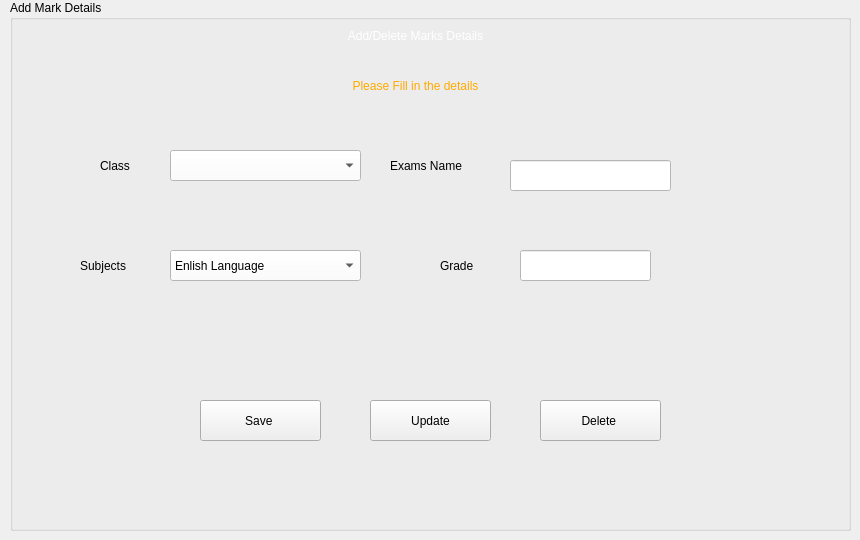
    <widget class="QWidget" name="tab_4">
     <attribute name="title">
      <string>marks</string>
     </attribute>
     <widget class="QGroupBox" name="groupBox">
      <property name="geometry">
       <rect>
        <x>10</x>
        <y>0</y>
        <width>841</width>
        <height>531</height>
       </rect>
      </property>
      <property name="title">
       <string>Add Mark Details</string>
      </property>
      <widget class="QLabel" name="label_21">
       <property name="geometry">
        <rect>
         <x>260</x>
         <y>20</y>
         <width>291</width>
         <height>31</height>
        </rect>
       </property>
       <property name="styleSheet">
        <string notr="true">
font: 900 16pt &quot;Poppins Black&quot;;
color: rgb(255, 255, 255);</string>
       </property>
       <property name="text">
        <string>Add/Delete Marks Details</string>
       </property>
       <property name="alignment">
        <set>Qt::AlignCenter</set>
       </property>
      </widget>
      <widget class="QComboBox" name="comboBox_3">
       <property name="geometry">
        <rect>
         <x>160</x>
         <y>150</y>
         <width>191</width>
         <height>31</height>
        </rect>
       </property>
       <property name="styleSheet">
        <string notr="true">background-color: rgb(255, 255, 255);</string>
       </property>
       <property name="placeholderText">
        <string>chose your class</string>
       </property>
       <item>
        <property name="text">
         <string>Creche</string>
        </property>
       </item>
       <item>
        <property name="text">
         <string>Nursery 1</string>
        </property>
       </item>
       <item>
        <property name="text">
         <string>Nursery 2</string>
        </property>
       </item>
       <item>
        <property name="text">
         <string>Kindergarten 1</string>
        </property>
       </item>
       <item>
        <property name="text">
         <string>Kindargarten 2</string>
        </property>
       </item>
       <item>
        <property name="text">
         <string>Class 1</string>
        </property>
       </item>
       <item>
        <property name="text">
         <string>Class 2</string>
        </property>
       </item>
       <item>
        <property name="text">
         <string>Class 3</string>
        </property>
       </item>
       <item>
        <property name="text">
         <string>Class 4</string>
        </property>
       </item>
       <item>
        <property name="text">
         <string>Class 5</string>
        </property>
       </item>
       <item>
        <property name="text">
         <string>Class 6</string>
        </property>
       </item>
       <item>
        <property name="text">
         <string>JHS 1</string>
        </property>
       </item>
       <item>
        <property name="text">
         <string>JHS 2</string>
        </property>
       </item>
       <item>
        <property name="text">
         <string>JHS 3</string>
        </property>
       </item>
      </widget>
      <widget class="QLineEdit" name="lineEdit_6">
       <property name="geometry">
        <rect>
         <x>500</x>
         <y>160</y>
         <width>161</width>
         <height>31</height>
        </rect>
       </property>
       <property name="styleSheet">
        <string notr="true">background-color: rgb(255, 255, 255);</string>
       </property>
      </widget>
      <widget class="QLabel" name="label_22">
       <property name="geometry">
        <rect>
         <x>90</x>
         <y>150</y>
         <width>51</width>
         <height>31</height>
        </rect>
       </property>
       <property name="styleSheet">
        <string notr="true">font: 700 12pt &quot;Segoe UI&quot;;</string>
       </property>
       <property name="text">
        <string>Class</string>
       </property>
      </widget>
      <widget class="QLabel" name="label_23">
       <property name="geometry">
        <rect>
         <x>380</x>
         <y>150</y>
         <width>101</width>
         <height>31</height>
        </rect>
       </property>
       <property name="styleSheet">
        <string notr="true">font: 700 12pt &quot;Segoe UI&quot;;</string>
       </property>
       <property name="text">
        <string>Exams Name</string>
       </property>
      </widget>
      <widget class="QLabel" name="label_24">
       <property name="geometry">
        <rect>
         <x>70</x>
         <y>250</y>
         <width>71</width>
         <height>31</height>
        </rect>
       </property>
       <property name="styleSheet">
        <string notr="true">font: 700 12pt &quot;Segoe UI&quot;;</string>
       </property>
       <property name="text">
        <string>Subjects</string>
       </property>
      </widget>
      <widget class="QLineEdit" name="lineEdit_19">
       <property name="geometry">
        <rect>
         <x>510</x>
         <y>250</y>
         <width>131</width>
         <height>31</height>
        </rect>
       </property>
       <property name="styleSheet">
        <string notr="true">background-color: rgb(255, 255, 255);</string>
       </property>
      </widget>
      <widget class="QLabel" name="label_33">
       <property name="geometry">
        <rect>
         <x>430</x>
         <y>250</y>
         <width>51</width>
         <height>31</height>
        </rect>
       </property>
       <property name="styleSheet">
        <string notr="true">font: 700 12pt &quot;Segoe UI&quot;;</string>
       </property>
       <property name="text">
        <string>Grade</string>
       </property>
      </widget>
      <widget class="QPushButton" name="pushButton_3">
       <property name="geometry">
        <rect>
         <x>190</x>
         <y>400</y>
         <width>121</width>
         <height>41</height>
        </rect>
       </property>
       <property name="cursor">
        <cursorShape>PointingHandCursor</cursorShape>
       </property>
       <property name="styleSheet">
        <string notr="true">QPushButton {
background-color: rgb(61, 61, 61);
border-radius: 15px;
color: rgb(255, 255, 255);
font: 77 10pt &quot;Arial Black&quot;;
}

QPushButton:hover {
background-color: rgb(0, 206, 151);
border-radius: 15px;
colour: rgb(0, 0, 0);
font: 77 10 pt &quot;Arial Black&quot;;
}
color: rgb(255, 255, 255);
font: 600 14pt &quot;Poppins SemiBold&quot;;
background-color: rgb(170, 85, 0);</string>
       </property>
       <property name="text">
        <string>Save </string>
       </property>
      </widget>
      <widget class="QComboBox" name="comboBox_7">
       <property name="geometry">
        <rect>
         <x>160</x>
         <y>250</y>
         <width>191</width>
         <height>31</height>
        </rect>
       </property>
       <property name="styleSheet">
        <string notr="true">background-color: rgb(255, 255, 255);</string>
       </property>
       <item>
        <property name="text">
         <string>Enlish Language</string>
        </property>
       </item>
       <item>
        <property name="text">
         <string>Mathematics</string>
        </property>
       </item>
       <item>
        <property name="text">
         <string>Intergrated Science</string>
        </property>
       </item>
       <item>
        <property name="text">
         <string>Social Studies</string>
        </property>
       </item>
       <item>
        <property name="text">
         <string>History</string>
        </property>
       </item>
       <item>
        <property name="text">
         <string>Creativr Arts</string>
        </property>
       </item>
       <item>
        <property name="text">
         <string>Physical and Health Education</string>
        </property>
       </item>
       <item>
        <property name="text">
         <string>French</string>
        </property>
       </item>
       <item>
        <property name="text">
         <string>Ghanaian Language</string>
        </property>
       </item>
       <item>
        <property name="text">
         <string>Basic Design And Technology</string>
        </property>
       </item>
       <item>
        <property name="text">
         <string>Information Technology</string>
        </property>
       </item>
       <item>
        <property name="text">
         <string>Our World Our People</string>
        </property>
       </item>
       <item>
        <property name="text">
         <string>Religious And Moral Education</string>
        </property>
       </item>
       <item>
        <property name="text">
         <string>Language and Literacy</string>
        </property>
       </item>
       <item>
        <property name="text">
         <string>Numeracy/Mathematics</string>
        </property>
       </item>
      </widget>
      <widget class="QPushButton" name="pushButton_6">
       <property name="geometry">
        <rect>
         <x>530</x>
         <y>400</y>
         <width>121</width>
         <height>41</height>
        </rect>
       </property>
       <property name="cursor">
        <cursorShape>PointingHandCursor</cursorShape>
       </property>
       <property name="styleSheet">
        <string notr="true">QPushButton {
background-color: rgb(61, 61, 61);
border-radius: 15px;
color: rgb(255, 255, 255);
	color: rgb(255, 0, 0);
font: 77 10pt &quot;Arial Black&quot;;
}

QPushButton:hover {
background-color: rgb(0, 206, 151);
border-radius: 15px;
colour: rgb(0, 0, 0);
font: 77 10 pt &quot;Arial Black&quot;;
}
color: rgb(255, 255, 255);
font: 600 14pt &quot;Poppins SemiBold&quot;;
background-color: rgb(170, 85, 0);</string>
       </property>
       <property name="text">
        <string>Delete </string>
       </property>
      </widget>
      <widget class="QPushButton" name="pushButton_7">
       <property name="geometry">
        <rect>
         <x>360</x>
         <y>400</y>
         <width>121</width>
         <height>41</height>
        </rect>
       </property>
       <property name="cursor">
        <cursorShape>PointingHandCursor</cursorShape>
       </property>
       <property name="styleSheet">
        <string notr="true">QPushButton {
background-color: rgb(61, 61, 61);
border-radius: 15px;
color: rgb(255, 255, 255);
	color: rgb(255, 255, 0);
font: 77 10pt &quot;Arial Black&quot;;
}

QPushButton:hover {
background-color: rgb(0, 206, 151);
border-radius: 15px;
colour: rgb(0, 0, 0);
font: 77 10 pt &quot;Arial Black&quot;;
}
color: rgb(255, 255, 255);
font: 600 14pt &quot;Poppins SemiBold&quot;;
background-color: rgb(170, 85, 0);</string>
       </property>
       <property name="text">
        <string>Update</string>
       </property>
      </widget>
      <widget class="QLabel" name="l12_2">
       <property name="geometry">
        <rect>
         <x>220</x>
         <y>70</y>
         <width>371</width>
         <height>31</height>
        </rect>
       </property>
       <property name="styleSheet">
        <string notr="true">color: rgb(255, 170, 0);
font: 700 10pt &quot;Segoe UI&quot;;</string>
       </property>
       <property name="text">
        <string>Please Fill in the details</string>
       </property>
       <property name="alignment">
        <set>Qt::AlignCenter</set>
       </property>
      </widget>
     </widget>
    </widget>
